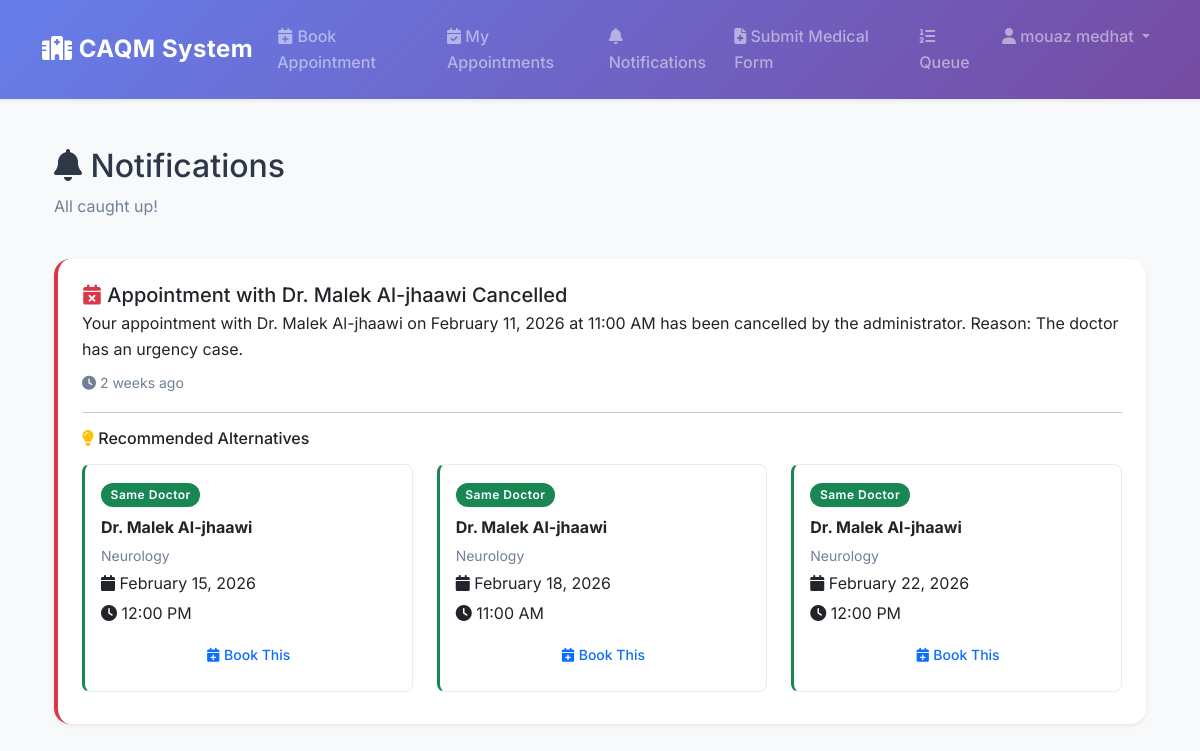
The page /patients/notifications/ (signed in) on the database its author committed.
### accounts/models.py (models this page shows, shortened)
class User(AbstractBaseUser, PermissionsMixin):
    ROLE_CHOICES = [
        ('PATIENT', 'Patient'),
        ('DOCTOR', 'Doctor'),
        ('NURSE', 'Nurse'),
        ('ADMIN', 'Admin'),
    ]
    GENDER_CHOICES = [
        ('MALE', 'Male'),
        ('FEMALE', 'Female'),
    ]
    email = models.EmailField(unique=True, max_length=255)
    first_name = models.CharField(max_length=100)
    last_name = models.CharField(max_length=100)
    phone_regex = RegexValidator(
        regex=r'^(091|092|093|094)\d{7}$',
        message="Phone number must be in the format: '091xxxxxxx', '092xxxxxxx', '093xxxxxxx', or '094xxxxxxx' (10 digits total)."
    )
    phone = models.CharField(validators=[phone_regex], max_length=17, blank=True)
    date_of_birth = models.DateField(null=True, blank=True)
    gender = models.CharField(max_length=10, choices=GENDER_CHOICES, blank=True, default='')
    role = models.CharField(max_length=10, choices=ROLE_CHOICES, default='PATIENT')
    is_active = models.BooleanField(default=True)
    is_staff = models.BooleanField(default=False)
    created_at = models.DateTimeField(auto_now_add=True)
    updated_at = models.DateTimeField(auto_now=True)
    objects = UserManager()
    USERNAME_FIELD = 'email'
    REQUIRED_FIELDS = ['first_name', 'last_name', 'date_of_birth']
    class Meta:
        db_table = 'users'
        verbose_name = 'User'
        verbose_name_plural = 'Users'
    def get_full_name(self):
        return f"{self.first_name} {self.last_name}"
    def is_patient(self):
        return self.role == 'PATIENT'
    def unread_notifications_count(self):
        return self.notifications.filter(is_read=False).count()

class Notification(models.Model):
    TYPE_CHOICES = [
        ('APPOINTMENT_CANCELLED', 'Appointment Cancelled'),
        ('BULK_CANCELLATION', 'Bulk Cancellation'),
        ('GENERAL', 'General'),
    ]
    user = models.ForeignKey(User, on_delete=models.CASCADE, related_name='notifications')
    notification_type = models.CharField(max_length=30, choices=TYPE_CHOICES, default='GENERAL')
    title = models.CharField(max_length=255)
    message = models.TextField()
    recommendations = models.JSONField(default=list, blank=True)
    is_read = models.BooleanField(default=False)
    created_at = models.DateTimeField(auto_now_add=True)
    class Meta:
        db_table = 'notifications'
        ordering = ['-created_at']

### patients/views.py (the view)
# urls.py: path('notifications/', views.PatientNotificationsView.as_view(), name='notifications'),
class PatientNotificationsView(LoginRequiredMixin, PatientRequiredMixin, ListView):
    template_name = 'patients/notifications.html'
    context_object_name = 'notifications'
    paginate_by = 10
    def get_queryset(self):
        return Notification.objects.filter(
            user=self.request.user
        ).order_by('-created_at')
    def get_context_data(self, **kwargs):
        context = super().get_context_data(**kwargs)
        context['unread_count'] = Notification.objects.filter(
            user=self.request.user, is_read=False
        ).count()
        return context

### patients/views.py (called while the page is built)
    def dispatch(self, request, *args, **kwargs):
        if request.user.is_authenticated and request.user.role == 'PATIENT':
            try:
                _ = request.user.patient_profile
            except:
                from .models import Patient
                Patient.objects.create(user=request.user)
        return super().dispatch(request, *args, **kwargs)

    def test_func(self):
        return self.request.user.is_authenticated and self.request.user.role == 'PATIENT'

### patients/templates/patients/notifications.html (shortened to what this page needs)
{% extends 'accounts/base.html' %}
{% block content %}
<div class="container">
    <div class="row mb-4">
        <div class="col-md-8">
            <h2><i class="fas fa-bell"></i> Notifications</h2>
            <p class="text-muted">
                {% if unread_count > 0 %}
                You have {{ unread_count }} unread notification{{ unread_count|pluralize }}
                {% else %}
                All caught up!
                {% endif %}
            </p>
        </div>
        <div class="col-md-4 text-md-end">
        </div>
    </div>
    {% if notifications %}
    {% for notification in notifications %}
    <div class="card notification-card mb-3 shadow-sm {% if not notification.is_read %}unread{% endif %} type-{{ notification.notification_type }}">
        <div class="card-body">
            <div class="d-flex justify-content-between align-items-start">
                <div class="flex-grow-1">
                    <h5 class="card-title mb-1">
                        {% if notification.notification_type == 'APPOINTMENT_CANCELLED' or notification.notification_type == 'BULK_CANCELLATION' %}
                        <i class="fas fa-calendar-times text-danger"></i>
                        {% else %}
                        <i class="fas fa-info-circle text-primary"></i>
                        {% endif %}
                        {{ notification.title }}
                    </h5>
                    <p class="card-text mb-2">{{ notification.message }}</p>
                    <small class="text-muted">
                        <i class="fas fa-clock"></i> {{ notification.created_at|timesince }} ago
                    </small>
                </div>
            </div>
            {% if notification.recommendations %}
            <hr>
            <h6 class="mb-3"><i class="fas fa-lightbulb text-warning"></i> Recommended Alternatives</h6>
            <div class="row">
                {% for rec in notification.recommendations %}
                <div class="col-md-4 mb-2">
                    <div class="recommendation-card p-3 {% if rec.type == 'same_doctor' %}rec-same-doctor{% else %}rec-same-specialization{% endif %}">
                        <div class="mb-1">
                            {% if rec.type == 'same_doctor' %}
                            <span class="badge bg-success mb-1">Same Doctor</span>
                            {% else %}
                            <span class="badge bg-info mb-1">Same Specialization</span>
                            {% endif %}
                        </div>
                        <p class="mb-1 fw-bold">{{ rec.doctor_name }}</p>
                        <p class="mb-1 text-muted small">{{ rec.specialization }}</p>
                        <p class="mb-1">
                            <i class="fas fa-calendar"></i> {{ rec.date_display }}
                        </p>
                        <p class="mb-2">
                            <i class="fas fa-clock"></i> {{ rec.time }}
                        </p>
                        <a href="{% url 'patients:book_appointment' %}?doctor={{ rec.doctor_id }}&date={{ rec.date }}"
                           class="btn btn-sm btn-outline-primary w-100">
                            <i class="fas fa-calendar-plus"></i> Book This
                        </a>
                    </div>
                </div>
                {% endfor %}
            </div>
            {% endif %}
        </div>
    </div>
    {% endfor %}
    {% else %}
    <div class="text-center py-5">
        <i class="fas fa-bell-slash fa-3x text-muted mb-3"></i>
        <h5 class="text-muted">No notifications yet</h5>
        <p class="text-muted">You'll see notifications here when there are updates about your appointments.</p>
    </div>
    {% endif %}
</div>
{% endblock %}

### accounts/templates/accounts/base.html (shortened to what this page needs)
{% load static %}
<!DOCTYPE html>
<html lang="en">
<head>
    <link href="https://cdn.jsdelivr.net/npm/bootstrap@5.3.0/dist/css/bootstrap.min.css" rel="stylesheet">
    <link rel="stylesheet" href="https://cdnjs.cloudflare.com/ajax/libs/font-awesome/6.4.0/css/all.min.css">
    <link rel="stylesheet" href="{% static 'css/style.css' %}">
</head>
<body>
    <nav class="navbar navbar-expand-lg navbar-dark shadow-sm">
        <div class="container">
            <a class="navbar-brand" href="{% url 'accounts:login' %}">
                <i class="fas fa-hospital"></i> CAQM System
            </a>
            <div class="collapse navbar-collapse" id="navbarNav">
                <ul class="navbar-nav ms-auto">
                    {% if user.is_authenticated %}
                    {% if user.is_patient %}
                    <li class="nav-item">
                        <a class="nav-link" href="{% url 'patients:book_appointment' %}">
                            <i class="fas fa-calendar-plus"></i> Book Appointment
                        </a>
                    </li>
                    <li class="nav-item">
                        <a class="nav-link" href="{% url 'patients:my_appointments' %}">
                            <i class="fas fa-calendar-check"></i> My Appointments
                        </a>
                    </li>
                    <li class="nav-item">
                        <a class="nav-link" href="{% url 'patients:notifications' %}">
                            <i class="fas fa-bell"></i> Notifications
                        </a>
                    </li>
                    <li class="nav-item">
                        <a class="nav-link" href="{% url 'patients:submit_patient_form' %}">
                            <i class="fas fa-file-medical"></i> Submit Medical Form
                        </a>
                    </li>
                    <li class="nav-item">
                        <a class="nav-link" href="{% url 'queues:queue_status' %}">
                            <i class="fas fa-list-ol"></i> Queue
                        </a>
                    </li>
                    {% endif %}
                    <li class="nav-item dropdown">
                        <a class="nav-link dropdown-toggle" href="#" id="userDropdown" role="button"
                            data-bs-toggle="dropdown">
                            <i class="fas fa-user"></i> {{ user.get_full_name }}
                        </a>
                    </li>
                    {% endif %}
                </ul>
            </div>
        </div>
    </nav>
    <main class="container my-5">
        {% block content %}{% endblock %}
    </main>
</body>
</html>

### static/css/style.css (style rules this page uses)
:root { --primary-color: #667eea; --secondary-color: #764ba2; --accent-color: #00cdac; --text-dark: #2d3748; --text-light: #718096; --bg-light: #f8f9fa; --white: #ffffff; --success: #48bb78; --danger: #f56565; --warning: #ed8936; --info: #4299e1; --shadow-sm: 0 1px 3px 0 rgba(0, 0, 0, 0.1), 0 1px 2px 0 rgba(0, 0, 0, 0.06); --shadow-md: 0 4px 6px -1px rgba(0, 0, 0, 0.1), 0 2px 4px -1px rgba(0, 0, 0, 0.06); --shadow-lg: 0 10px 15px -3px rgba(0, 0, 0, 0.1), 0 4px 6px -2px rgba(0, 0, 0, 0.05); --radius-md: 0.5rem; --radius-lg: 1rem; }
body { background-color: var(--bg-light); font-family: 'Inter', -apple-system, BlinkMacSystemFont, "Segoe UI", Roboto, "Helvetica Neue", Arial, sans-serif; color: var(--text-dark); line-height: 1.6; min-height: 100vh; display: flex; flex-direction: column; }
.navbar { background: linear-gradient(135deg, var(--primary-color) 0%, var(--secondary-color) 100%); box-shadow: var(--shadow-md); padding: 1rem 0; }
.navbar-brand { font-weight: 700; font-size: 1.5rem; letter-spacing: 0.5px; }
.nav-link { font-weight: 500; transition: all 0.3s ease; opacity: 0.9; }
.card { border: none; border-radius: var(--radius-lg); box-shadow: var(--shadow-md); transition: transform 0.3s ease, box-shadow 0.3s ease; background: var(--white); overflow: hidden; margin-bottom: 1.5rem; }
.card-body { padding: 1.5rem; }
.btn { border-radius: var(--radius-md); padding: 0.6rem 1.2rem; font-weight: 500; transition: all 0.3s ease; border: none; }
.badge { padding: 0.5em 0.8em; border-radius: 20px; font-weight: 600; letter-spacing: 0.5px; }
.text-muted { color: var(--text-light) !important; }

### patients/templates/patients/notifications.html (style rules this page uses)
.notification-card { border-left: 4px solid #6c757d; transition: background-color 0.2s; }
.notification-card.type-APPOINTMENT_CANCELLED, .notification-card.type-BULK_CANCELLATION { border-left-color: #dc3545; }
.recommendation-card { border: 1px solid #e9ecef; border-radius: 8px; transition: transform 0.2s, box-shadow 0.2s; }
.rec-same-doctor { border-left: 3px solid #198754; }

### rows shown on the page
User: get_full_name "mouaz medhat"
Notification: title "Appointment with Dr. Malek Al-jhaawi Cancelled", message "Your appointment with Dr. Malek Al-jhaawi on February 11, 2026 at 11:00 AM has been cancelled by the administrator. Reason: The doctor has an urgency case.", created_at "2 weeks", doctor_name "Dr. Malek Al-jhaawi" "Dr. Malek Al-jhaawi" "Dr. Malek Al-jhaawi", specialization "Neurology" "Neurology" "Neurology", date_display "February 15, 2026" "February 18, 2026" "February 22, 2026", time "12:00 PM" "11:00 AM" "12:00 PM"
